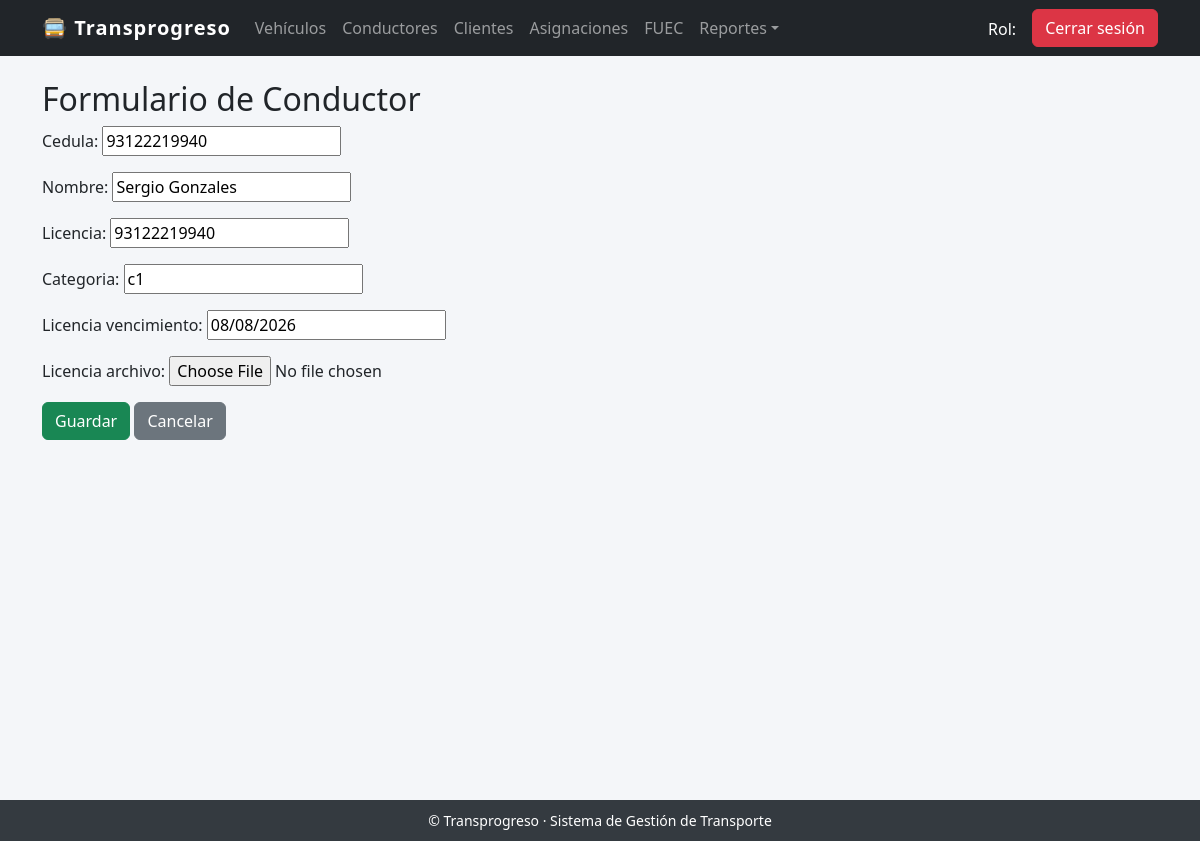
Screenshot of /conductores/8/editar/ (signed in) with the database file from the repository.
### gestion_vehiculos/models.py (models this page shows, shortened)
class Conductor(models.Model):
    cedula = models.CharField(max_length=15, unique=True)
    nombre = models.CharField(max_length=100)
    licencia = models.CharField(max_length=20)
    categoria = models.CharField(max_length=10)
    licencia_vencimiento = models.DateField(null=True, blank=True)
    licencia_archivo = models.FileField(upload_to="documentos/licencias/", null=True, blank=True)

### gestion_vehiculos/views.py (the view)
# urls.py: path('conductores/<int:id>/editar/', views.conductor_editar, name='conductor_editar'),
@login_required
def conductor_editar(request, id):
    conductor = get_object_or_404(Conductor, id=id)
    if request.method == "POST":
        form = ConductorForm(request.POST, request.FILES, instance=conductor)
        if form.is_valid():
            form.save()
            return redirect("conductores")
    else:
        form = ConductorForm(instance=conductor)
    return render(request, "conductores/form.html", {"form": form})

### gestion_vehiculos/forms.py
class ConductorForm(forms.ModelForm):
    class Meta:
        model = Conductor
        fields = "__all__"

### templates/conductores/form.html (shortened to what this page needs)
{% extends 'base.html' %}
{% block content %}
<div class="container mt-4">
    <h2>Formulario de Conductor</h2>
    <form method="POST" enctype="multipart/form-data">
        {{ form.as_p }}
        <button class="btn btn-success">Guardar</button>
        <a href="{% url 'conductores' %}" class="btn btn-secondary">Cancelar</a>
    </form>
</div>
{% endblock %}

### templates/base.html (style rules this page uses)
body { background-color: #f4f6f9; }

### rows the page displays
Conductor: cedula "93122219940", nombre "Sergio Gonzales", licencia "93122219940", categoria "c1", licencia_vencimiento "08/08/2026"
